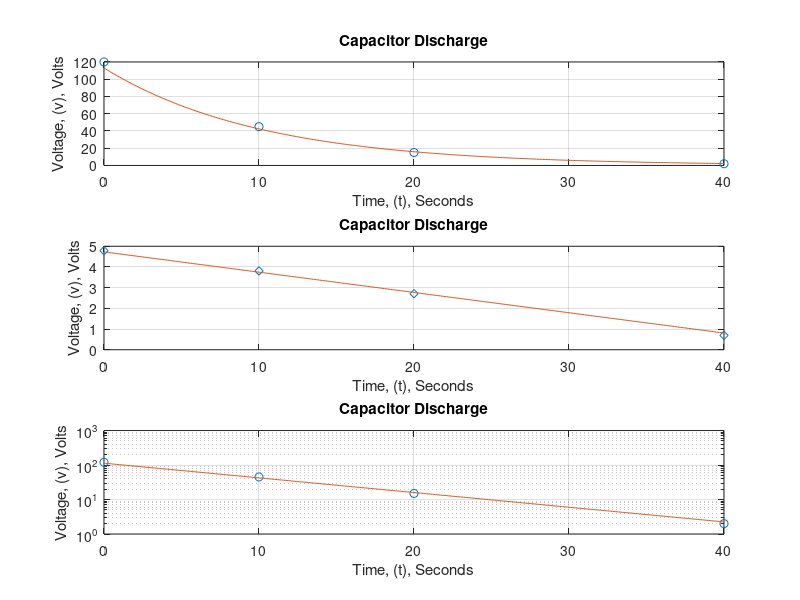

MATLAB code for this plot:
% Shaun Mbateng %
% Capacitor Discharge %
% October 28, 2010 %

clc
clear

t = [0, 10, 20, 40];
v = [120, 45, 15, 2];
t2 = [0:.1:40];
v2 = 113*exp(-0.098*t2);
subplot(3,1,1)
plot(t,v, 'o', t2, v2,'-')
xlabel('Time, (t), Seconds')
ylabel('Voltage, (v), Volts')
title('Capacitor Discharge')
grid
subplot(3,1,2)
plot(t,log(v), 'd', t2,log(v2),'-')
xlabel('Time, (t), Seconds')
ylabel('Voltage, (v), Volts')
title('Capacitor Discharge')
grid
subplot(3,1,3)
semilogy(t,v,'o', t2,v2,'-')
xlabel('Time, (t), Seconds')
ylabel('Voltage, (v), Volts')
title('Capacitor Discharge')
grid
